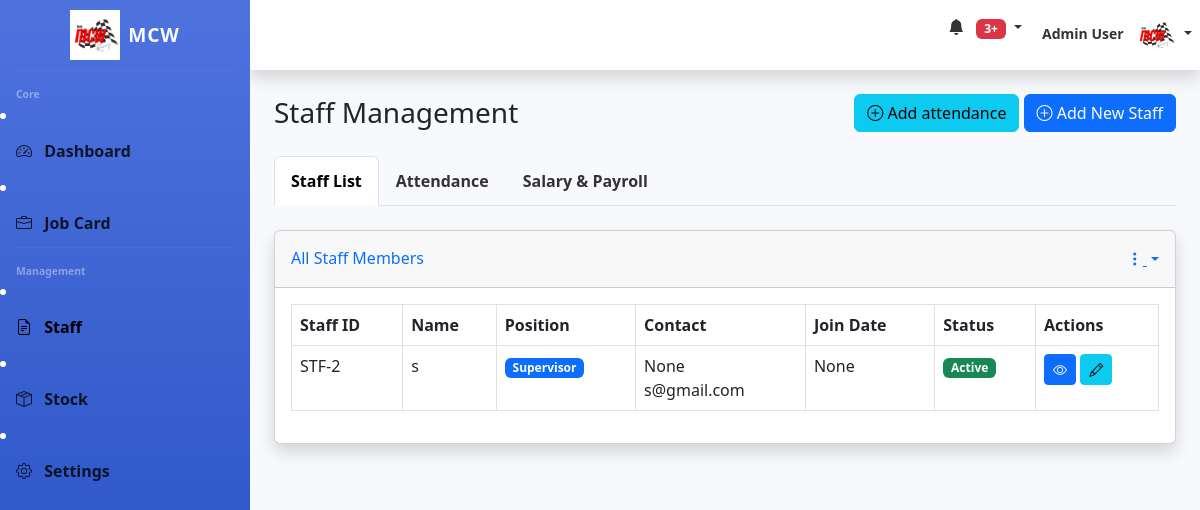
/ViewStaffPg (signed in), run on the app's committed database.
### Owner/models.py (models this page shows, shortened)
class UsesDB(models.Model):
    CATEGORY_CHOICES = [
        ('Purchase Staff', 'Purchase Staff'),
        ('Helper', 'Helper'),
        ('Supervisor', 'Supervisor'),
        ('Mechanic', 'Mechanic'),
        ('Owner', 'Owner'),
        ('Senior Mechanic', 'Senior Mechanic'),
    ]
    Status_CHOICES = [
        ('Active', 'Active'),
        ('InActive', 'InActive'),
        ('On Leave', 'On Leave'),
    ]
    id = models.AutoField(primary_key=True)
    name = models.CharField(max_length=100,blank=True, null=True)
    shop = models.ForeignKey(ShopDB, on_delete=models.CASCADE,blank=True, null=True)
    password = models.CharField(max_length=100,blank=True, null=True)
    position = models.CharField(max_length=20, choices=CATEGORY_CHOICES, blank=True, null=True,default="Helper")
    email = models.EmailField()
    mobile = models.CharField(max_length=15, blank=True, null=True)
    JoinDate=models.CharField(max_length=15, blank=True, null=True)
    ResignDate=models.CharField(max_length=15, blank=True, null=True)
    Status = models.CharField(max_length=20, choices=Status_CHOICES,default="InActive")
    BasicSalary=models.IntegerField( blank=True, null=True)
    BankAccount=models.CharField(max_length=100, blank=True, null=True)
    address_line1 = models.CharField(max_length=100, blank=True, null=True)
    address_line2 = models.CharField(max_length=100, blank=True, null=True)
    city = models.CharField(max_length=50, blank=True, null=True)
    state = models.CharField(max_length=50, blank=True, null=True)
    postal_code = models.CharField(max_length=20, blank=True, null=True)
    image = models.ImageField(upload_to='user_prf/', blank=True, null=True)

### Owner/views.py (the view)
# urls.py: path('ViewStaffPg', views.ViewStaffPg, name='ViewStaffPg'),
def ViewStaffPg(request):
    user_id = request.session.get('user_id')
    user_name = request.session.get('user_name')
    position = request.session.get('user_position')
    if position == "Owner":
        user_data = UsesDB.objects.exclude(position='Owner')
        now = datetime.now()
        month = int(request.GET.get('month', now.month))
        year = int(request.GET.get('year', now.year))
        _, num_days = monthrange(year, month)
        attendance_data = Attendance.objects.filter(
            employee__in=user_data,
            date__year=year,
            date__month=month
        ).select_related('employee')
        staff_attendance = []
        for staff in user_data:
            days = {day: '' for day in range(1, num_days+1)}
            for att in attendance_data.filter(employee=staff):
                print(att.day_status)
                days[att.date.day] = att.day_status
            staff_attendance.append({
                'staff': staff,
                'days': days,
                'present_count': sum(1 for status in days.values() if status == 'present'),
                'absent_count': sum(1 for status in days.values() if status == 'absent'),
                'leave_count': sum(1 for status in days.values() if status == 'on_leave'),
            })
        context = {
            'user_data': user_data,  # Keep original for other parts of template
            'staff_attendance': staff_attendance,  # New for attendance table
            'user_name': user_name,
            'position': position,
            'selected_month': month,
            'selected_year': year,
            'month_name': datetime(year, month, 1).strftime('%B'),
            'days_range': range(1, num_days+1),
        }
        return render(request, "view_staff.html", context)
    else:
        return render(request, "view_staff.html")

### Owner/templatetags/custom_filters.py (called while the page is built)
@register.filter
def get_item(dictionary, key):
    return dictionary.get(key, '')

### Owner/templates/view_staff.html (shortened to what this page needs)
{% load static %}
<!DOCTYPE html>
<html lang="en">
<head>
    <link href="https://cdn.jsdelivr.net/npm/bootstrap@5.3.0/dist/css/bootstrap.min.css" rel="stylesheet">
    <link rel="stylesheet" href="https://cdn.jsdelivr.net/npm/bootstrap-icons@1.10.0/font/bootstrap-icons.css">
    <link rel="stylesheet" href="https://cdn.datatables.net/1.13.6/css/dataTables.bootstrap5.min.css">
</head>
<body id="page-top">
    <div class="sidebar" id="sidebar">
        <a class="sidebar-brand d-flex align-items-center justify-content-center" href="#">
            <img src="{% static 'img/logo.png' %}" alt="MCW" height="50" class="me-2">
            <span style="color: #f8f9fc;">MCW </span>
        </a>
        <hr class="sidebar-divider">
        <div class="sidebar-heading">Core</div>
        <li class="nav-item">
            <a class="nav-link" href="/OwnerHome">
                <i class="bi bi-speedometer2"></i>
                <span>Dashboard</span>
            </a>
        </li>
        <li class="nav-item">
            <a class="nav-link" href="/JobCardpg">
                <i class="bi bi-briefcase"></i>
                <span>Job Card</span>
            </a>
        </li>
        <hr class="sidebar-divider">
        <div class="sidebar-heading">Management</div>
        <li class="nav-item">
            <a class="nav-link active" href="/ViewStaffPg">
                <i class="bi bi-file-earmark-text"></i>
                <span>Staff</span>
            </a>
        </li>
        <li class="nav-item">
            <a class="nav-link" href="/StockPg">
                <i class="bi bi-box-seam"></i>
                <span>Stock</span>
            </a>
        </li>
        <li class="nav-item">
            <a class="nav-link" href="#">
                <i class="bi bi-gear"></i>
                <span>Settings</span>
            </a>
        </li>
    </div>
    <div id="content">
        <nav class="topbar navbar navbar-expand navbar-light shadow">
            <ul class="navbar-nav ms-auto">
                <li class="nav-item dropdown no-arrow mx-1">
                    <a class="nav-link dropdown-toggle" href="#" id="alertsDropdown" role="button"
                        data-bs-toggle="dropdown">
                        <i class="bi bi-bell-fill"></i>
                        <span class="badge bg-danger badge-counter">3+</span>
                    </a>
                </li>
                <li class="nav-item dropdown no-arrow">
                    <a class="nav-link dropdown-toggle" href="#" id="userDropdown" role="button"
                        data-bs-toggle="dropdown">
                        <span class="me-2 d-none d-lg-inline text-gray-600 small">Admin User</span>
                        <img class="img-profile rounded-circle" src="{% static 'img/logo.png' %}" height="40px">
                    </a>
                </li>
            </ul>
        </nav>
        <div class="container-fluid p-4">
            <div class="d-sm-flex align-items-center justify-content-between mb-4">
                <h1 class="h3 mb-0 text-gray-800">Staff Management</h1>
                <div>
                     <a href="owner_attendance" class="btn btn-info" >
                        <i class="bi bi-plus-circle"></i> Add attendance
                    </a>
                    <a href="#" class="btn btn-primary" data-bs-toggle="modal" data-bs-target="#addStaffModal">
                        <i class="bi bi-plus-circle"></i> Add New Staff
                    </a>
                </div>
            </div>
            <ul class="nav nav-tabs mb-4" id="staffTabs" role="tablist">
                <li class="nav-item" role="presentation">
                    <button class="nav-link active" id="staff-list-tab" data-bs-toggle="tab"
                        data-bs-target="#staff-list" type="button" role="tab">
                        Staff List
                    </button>
                </li>
                <li class="nav-item" role="presentation">
                    <button class="nav-link" id="attendance-tab" data-bs-toggle="tab" data-bs-target="#attendance"
                        type="button" role="tab">
                        Attendance
                    </button>
                </li>
                <li class="nav-item" role="presentation">
                    <button class="nav-link" id="salary-tab" data-bs-toggle="tab" data-bs-target="#salary" type="button"
                        role="tab">
                        Salary & Payroll
                    </button>
                </li>
            </ul>
            <div class="tab-content" id="staffTabsContent">
                <div class="tab-pane fade show active" id="staff-list" role="tabpanel">
                    <div class="card shadow mb-4">
                        <div class="card-header py-3 d-flex justify-content-between align-items-center">
                            <h6 class="m-0 font-weight-bold text-primary">All Staff Members</h6>
                            <div class="dropdown no-arrow">
                                <a class="dropdown-toggle" href="#" role="button" id="dropdownMenuLink"
                                    data-bs-toggle="dropdown">
                                    <i class="bi bi-three-dots-vertical text-gray-400"></i>
                                </a>
                            </div>
                        </div>
                        <div class="card-body">
                            <div class="table-responsive">
                                <table class="table table-bordered table-hover" id="staffTable" width="100%"
                                    cellspacing="0">
                                    <thead>
                                        <tr>
                                            <th>Staff ID</th>
                                            <th>Name</th>
                                            <th>Position</th>
                                            <th>Contact</th>
                                            <th>Join Date</th>
                                            <th>Status</th>
                                            <th>Actions</th>
                                        </tr>
                                    </thead>
                                    <tbody>
                                        {% for staff in user_data %}
                                        <tr>
                                            <td>STF-{{ staff.id }}</td>
                                            <td>{{ staff.name }}</td>
                                            <td>
                                                <span class="badge
                                {% if staff.position == 'Supervisor' %}bg-primary
                                {% elif staff.position == 'Senior Mechanic' %}bg-success
                                {% elif staff.position == 'Helper' %}bg-warning text-dark
                                {% elif staff.position == 'Purchase Staff' %}bg-info
                                {% elif staff.position == 'Mechanic' %}bg-secondary
                                {% else %}bg-dark{% endif %}">
                                                    {{ staff.position }}
                                                </span>
                                            </td>
                                            <td>
                                                {{ staff.mobile }}<br>
                                                {{ staff.email }}
                                            </td>
                                            <td>{{ staff.JoinDate }}</td>
                                            <td>
                                                <span class="badge
                                {% if staff.Status == 'Active' %}bg-success
                                {% elif staff.Status == 'InActive' %}bg-danger
                                {% elif staff.Status == 'On Leave' %}bg-warning text-dark
                                {% else %}bg-secondary{% endif %}">
                                                    {{ staff.Status }}
                                                </span>
                                            </td>
                                            <td>
                                                <a href="#" class="btn btn-sm btn-primary"><i class="bi bi-eye"></i></a>
                                                <a href="#" class="btn btn-sm btn-info"><i class="bi bi-pencil"></i></a>
                                            </td>
                                        </tr>
                                        {% endfor %}
                                    </tbody>
                                </table>
                            </div>
                        </div>
                    </div>
                </div>
{% load custom_filters %}
            </div>
        </div>
    </div>
</body>
</html>

### Owner/templates/view_staff.html (style rules this page uses)
:root { --primary-color: #4e73df; --dark-color: #5a5c69; --sidebar-width: 250px; }
body { font-family: 'Segoe UI', Tahoma, Geneva, Verdana, sans-serif; background-color: #f8f9fc; overflow-x: hidden; }
.sidebar { width: var(--sidebar-width); height: 100vh; position: fixed; left: 0; top: 0; background: linear-gradient(180deg, var(--primary-color) 0%, #224abe 100%); color: white; transition: all 0.3s; z-index: 1000; }
.sidebar-brand { height: 4.375rem; text-decoration: none; font-size: 1.2rem; font-weight: 800; padding: 1.5rem 1rem; text-align: center; letter-spacing: 0.05rem; }
.sidebar-divider { border-top: 1px solid rgba(255, 255, 255, 0.15); margin: 0 1rem 1rem; }
.sidebar-heading { padding: 0 1rem; font-weight: 800; font-size: 0.65rem; color: rgba(255, 255, 255, 0.4); }
.nav-item { position: relative; }
.nav-link { color: rgba(0, 0, 0, 0.8); padding: 0.75rem 1rem; font-weight: 600; }
.nav-link i { margin-right: 0.5rem; }
.nav-link.active { color: rgb(0, 0, 0); font-weight: 700; }
#content { width: calc(100% - var(--sidebar-width)); margin-left: var(--sidebar-width); min-height: 100vh; transition: all 0.3s; }
.topbar { height: 4.375rem; box-shadow: 0 0.15rem 1.75rem 0 rgba(58, 59, 69, 0.15); background-color: white; }

### data on the page
UsesDB: id "2", name "s", position "Supervisor", mobile "None", email "s@gmail.com", JoinDate "None", Status "Active"
